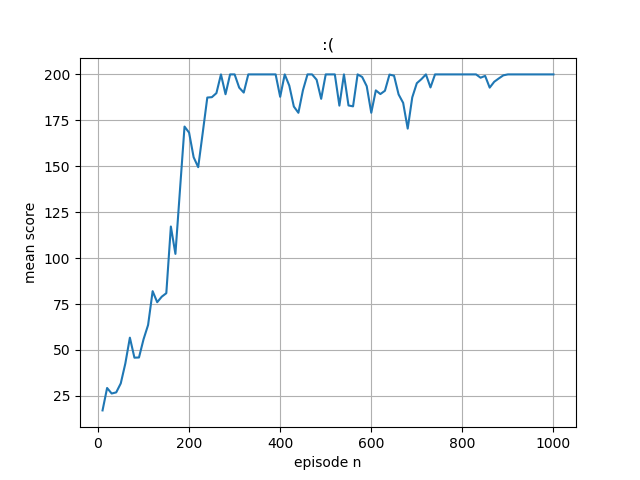

Reproduce this figure in Python.
import numpy as np
import gym
import sys
import tensorflow as tf 
import matplotlib
import matplotlib.pyplot as plt
model = tf.keras.models.Sequential([
  tf.keras.layers.Dense(128,input_shape=(1,4),activation='relu'),
  tf.keras.layers.Dense(2, activation='softmax')
])

model2 = tf.keras.models.Sequential([
  tf.keras.layers.Dense(128,input_shape=(1,4),activation='relu'),
  tf.keras.layers.Dense(1)
])
optimizer = tf.keras.optimizers.Adam(learning_rate = 0.01)
model.summary()
episode_n=[]
mean_score=[]
ent_coef=0.01
def update_policy():
 losses=[]
 losses2=[]
 entropy_losses=[]
 with tf.GradientTape(persistent=True) as tape:
   for x in replay_buffer:
    states=np.vstack(x[:,0])
    
    actions=x[:,1]
    rewards=x[:,2]

    logits = model(states)
    for v in logits:
      entropy_losses.append(v*tf.math.log(v))
    
    values=model2(states)
   
    rewards=np.vstack(rewards)
    rewards=tf.convert_to_tensor(rewards, dtype=tf.float32)

    losses2.extend(tf.keras.losses.MSE(rewards,values))
    
    rewards=rewards-values
    indices=[]
    for x in range(len(states)):
      indices.append([x,actions[x]])

    rewards=tf.squeeze(rewards)

    neg_log_prob=-tf.math.log(tf.gather_nd(logits,tf.convert_to_tensor(indices)))
    losses.extend(tf.math.multiply(neg_log_prob,tf.convert_to_tensor(rewards)))

   losses=tf.math.reduce_sum(losses)
   losses2=tf.math.reduce_sum(losses2)
   losses/=batch_size
   losses2/=batch_size

   entropy_losses=tf.math.reduce_mean(entropy_losses)
   # losses=losses-ent_coef*entropy_losses

 grads = tape.gradient(losses, model.trainable_variables)
 optimizer.apply_gradients(zip(grads, model.trainable_variables))

 grads2 = tape.gradient(losses2, model2.trainable_variables)
 optimizer.apply_gradients(zip(grads2, model2.trainable_variables))


def discount_normalize_rewards(r, gamma = 0.99):
    discounted_r = np.zeros_like(r)
    running_add = 0
    for t in reversed(range(0, r.size)):
        running_add = running_add * gamma + r[t]
        discounted_r[t] = running_add
        # print(discounted_r)
    discounted_r -= np.mean(discounted_r)
    discounted_r /= np.std(discounted_r)
    return discounted_r
env = gym.make('CartPole-v0')
env.seed(1)
# env._max_episode_steps = 1000
episodes = 500
batch_size = 10
score=0
replay_buffer=[]
for e in range(episodes):
  
  state = env.reset()
  
  episode_memory = []
  episode_score = 0
  done = False 
  while not done:
    state = state.reshape([1,4])
    logits = model(state)
    a_dist = logits.numpy()
    
    a = np.random.choice(a_dist[0],p=a_dist[0])  # Choose random action with p = action 
    a, = np.where(a_dist[0] == a)
    a=a[0]  #need numpy int64
  
    next_state, reward, done, _ = env.step(a) # make the choosen action 
    episode_score +=reward
    episode_memory.append([state.reshape(4,),a,reward])
    state=next_state
  episode_memory=np.array(episode_memory)
  episode_memory[:,2] = discount_normalize_rewards(episode_memory[:,2])
  replay_buffer.append(episode_memory)
  score+=episode_score

  print("Episode  {}  Score  {}".format(e+1, episode_score))
  if (e+1) % batch_size == 0:
    episode_n.append(e+1)
    mean_score.append(score/batch_size)
    print("Episode  mean  score  {}".format(score/batch_size))
    update_policy()
    replay_buffer=[]
    score=0
    print("==Policy Updated==")

fig, ax = plt.subplots()
ax.plot(episode_n, mean_score)
ax.set(xlabel='episode n', ylabel='mean score',title=':(')
ax.grid()
fig.savefig("pg_w_baseline_v2.png")
plt.show()
  